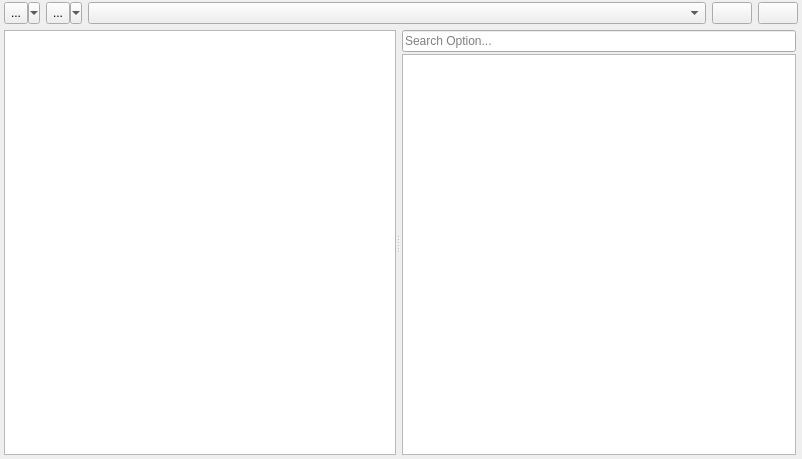
<?xml version="1.0" encoding="UTF-8"?>
<ui version="4.0">
 <class>OptionWidget</class>
 <widget class="QWidget" name="OptionWidget">
  <property name="geometry">
   <rect>
    <x>0</x>
    <y>0</y>
    <width>802</width>
    <height>459</height>
   </rect>
  </property>
  <property name="windowTitle">
   <string>Form</string>
  </property>
  <layout class="QVBoxLayout" name="verticalLayout">
   <property name="leftMargin">
    <number>2</number>
   </property>
   <property name="topMargin">
    <number>2</number>
   </property>
   <property name="rightMargin">
    <number>2</number>
   </property>
   <property name="bottomMargin">
    <number>4</number>
   </property>
   <item>
    <widget class="QWidget" name="gamsCommandWidget" native="true">
     <property name="sizePolicy">
      <sizepolicy hsizetype="Expanding" vsizetype="Fixed">
       <horstretch>0</horstretch>
       <verstretch>0</verstretch>
      </sizepolicy>
     </property>
     <layout class="QHBoxLayout" name="horizontalLayout_5">
      <property name="spacing">
       <number>6</number>
      </property>
      <property name="leftMargin">
       <number>2</number>
      </property>
      <property name="topMargin">
       <number>0</number>
      </property>
      <property name="rightMargin">
       <number>2</number>
      </property>
      <property name="bottomMargin">
       <number>0</number>
      </property>
      <item>
       <widget class="QToolButton" name="gamsRunToolButton">
        <property name="sizePolicy">
         <sizepolicy hsizetype="Minimum" vsizetype="Preferred">
          <horstretch>0</horstretch>
          <verstretch>0</verstretch>
         </sizepolicy>
        </property>
        <property name="text">
         <string>...</string>
        </property>
        <property name="popupMode">
         <enum>QToolButton::MenuButtonPopup</enum>
        </property>
       </widget>
      </item>
      <item>
       <widget class="QToolButton" name="gamsInterruptToolButton">
        <property name="sizePolicy">
         <sizepolicy hsizetype="Minimum" vsizetype="Preferred">
          <horstretch>0</horstretch>
          <verstretch>0</verstretch>
         </sizepolicy>
        </property>
        <property name="text">
         <string>...</string>
        </property>
        <property name="popupMode">
         <enum>QToolButton::MenuButtonPopup</enum>
        </property>
       </widget>
      </item>
      <item>
       <widget class="gams::studio::CommandLineOption" name="gamsOptionCommandLine">
        <property name="sizePolicy">
         <sizepolicy hsizetype="Expanding" vsizetype="Preferred">
          <horstretch>0</horstretch>
          <verstretch>0</verstretch>
         </sizepolicy>
        </property>
       </widget>
      </item>
      <item>
       <widget class="QPushButton" name="gamsOptionEditorButton">
        <property name="sizePolicy">
         <sizepolicy hsizetype="Minimum" vsizetype="Preferred">
          <horstretch>0</horstretch>
          <verstretch>0</verstretch>
         </sizepolicy>
        </property>
        <property name="toolTip">
         <string>Show Command Line Parameters Editor</string>
        </property>
        <property name="text">
         <string/>
        </property>
        <property name="icon">
         <iconset resource="../../icons/icons.qrc">
          <normaloff>:/img/show</normaloff>:/img/show</iconset>
        </property>
        <property name="checkable">
         <bool>true</bool>
        </property>
       </widget>
      </item>
      <item>
       <widget class="QPushButton" name="gamsCommandHelpButton">
        <property name="sizePolicy">
         <sizepolicy hsizetype="Minimum" vsizetype="Preferred">
          <horstretch>0</horstretch>
          <verstretch>0</verstretch>
         </sizepolicy>
        </property>
        <property name="toolTip">
         <string>Help on Command Line Parameters</string>
        </property>
        <property name="text">
         <string/>
        </property>
        <property name="icon">
         <iconset resource="../../icons/icons.qrc">
          <normaloff>:/img/question</normaloff>:/img/question</iconset>
        </property>
       </widget>
      </item>
     </layout>
    </widget>
   </item>
   <item>
    <widget class="QWidget" name="gamsOptionWidget" native="true">
     <property name="sizePolicy">
      <sizepolicy hsizetype="Expanding" vsizetype="Expanding">
       <horstretch>0</horstretch>
       <verstretch>0</verstretch>
      </sizepolicy>
     </property>
     <layout class="QVBoxLayout" name="verticalLayout_3">
      <property name="leftMargin">
       <number>2</number>
      </property>
      <property name="topMargin">
       <number>0</number>
      </property>
      <property name="rightMargin">
       <number>2</number>
      </property>
      <property name="bottomMargin">
       <number>0</number>
      </property>
      <item>
       <widget class="QSplitter" name="gamsOptionSplitter">
        <property name="orientation">
         <enum>Qt::Horizontal</enum>
        </property>
        <widget class="QTableView" name="gamsOptionTableView"/>
        <widget class="QWidget" name="gamsOptionDefinitionView" native="true">
         <layout class="QVBoxLayout" name="verticalLayout_2">
          <property name="spacing">
           <number>2</number>
          </property>
          <property name="leftMargin">
           <number>2</number>
          </property>
          <property name="topMargin">
           <number>0</number>
          </property>
          <property name="rightMargin">
           <number>2</number>
          </property>
          <property name="bottomMargin">
           <number>0</number>
          </property>
          <item>
           <widget class="QLineEdit" name="gamsOptionSearch">
            <property name="placeholderText">
             <string>Search Option...</string>
            </property>
           </widget>
          </item>
          <item>
           <widget class="QTreeView" name="gamsOptionTreeView"/>
          </item>
         </layout>
        </widget>
       </widget>
      </item>
     </layout>
    </widget>
   </item>
  </layout>
 </widget>
 <customwidgets>
  <customwidget>
   <class>gams::studio::CommandLineOption</class>
   <extends>QComboBox</extends>
   <header>option/commandlineoption.h</header>
  </customwidget>
 </customwidgets>
 <resources>
  <include location="../../icons/icons.qrc"/>
 </resources>
 <connections/>
</ui>
